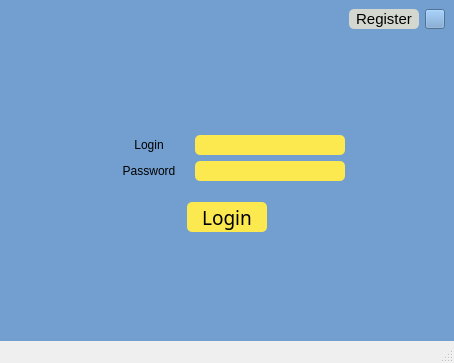
<?xml version="1.0" encoding="UTF-8"?>
<ui version="4.0">
 <class>MainWindow</class>
 <widget class="QMainWindow" name="MainWindow">
  <property name="geometry">
   <rect>
    <x>0</x>
    <y>0</y>
    <width>454</width>
    <height>363</height>
   </rect>
  </property>
  <property name="windowTitle">
   <string>MainWindow</string>
  </property>
  <widget class="QWidget" name="centralwidget">
   <property name="styleSheet">
    <string notr="true">background-color: rgb(114, 159, 207);</string>
   </property>
   <layout class="QVBoxLayout" name="verticalLayout">
    <item>
     <layout class="QHBoxLayout" name="horizontalLayout_5">
      <item>
       <spacer name="horizontalSpacer_5">
        <property name="orientation">
         <enum>Qt::Horizontal</enum>
        </property>
        <property name="sizeHint" stdset="0">
         <size>
          <width>40</width>
          <height>20</height>
         </size>
        </property>
       </spacer>
      </item>
      <item>
       <widget class="QPushButton" name="RegisterButton">
        <property name="minimumSize">
         <size>
          <width>70</width>
          <height>20</height>
         </size>
        </property>
        <property name="maximumSize">
         <size>
          <width>70</width>
          <height>20</height>
         </size>
        </property>
        <property name="font">
         <font>
          <pointsize>11</pointsize>
         </font>
        </property>
        <property name="styleSheet">
         <string notr="true">QPushButton#RegisterButton {
  background-color: rgb(211, 215, 207);
  border-radius: 5px;
}

QPushButton#RegisterButton:hover{
  background-color: rgb(239, 41, 41);
  border: 1px solid black;
  font: italic;
}</string>
        </property>
        <property name="text">
         <string>Register</string>
        </property>
       </widget>
      </item>
      <item>
       <widget class="QPushButton" name="ExitButton">
        <property name="minimumSize">
         <size>
          <width>20</width>
          <height>20</height>
         </size>
        </property>
        <property name="maximumSize">
         <size>
          <width>20</width>
          <height>20</height>
         </size>
        </property>
        <property name="styleSheet">
         <string notr="true">QPushButton#ExitButton:hover {
  background-color: white;
}</string>
        </property>
        <property name="text">
         <string/>
        </property>
       </widget>
      </item>
     </layout>
    </item>
    <item>
     <spacer name="verticalSpacer">
      <property name="orientation">
       <enum>Qt::Vertical</enum>
      </property>
      <property name="sizeHint" stdset="0">
       <size>
        <width>20</width>
        <height>40</height>
       </size>
      </property>
     </spacer>
    </item>
    <item>
     <layout class="QVBoxLayout" name="verticalLayout_2">
      <item>
       <layout class="QHBoxLayout" name="horizontalLayout">
        <item>
         <spacer name="horizontalSpacer">
          <property name="orientation">
           <enum>Qt::Horizontal</enum>
          </property>
          <property name="sizeHint" stdset="0">
           <size>
            <width>40</width>
            <height>20</height>
           </size>
          </property>
         </spacer>
        </item>
        <item>
         <widget class="QLabel" name="labelLogin">
          <property name="minimumSize">
           <size>
            <width>80</width>
            <height>20</height>
           </size>
          </property>
          <property name="maximumSize">
           <size>
            <width>80</width>
            <height>20</height>
           </size>
          </property>
          <property name="styleSheet">
           <string notr="true">QLabel#labelName {
  background-color: rgb(211, 215, 207);
  border-radius: 10px;
}</string>
          </property>
          <property name="text">
           <string>Login</string>
          </property>
          <property name="alignment">
           <set>Qt::AlignCenter</set>
          </property>
         </widget>
        </item>
        <item>
         <widget class="QLineEdit" name="lineEditLogin">
          <property name="minimumSize">
           <size>
            <width>150</width>
            <height>20</height>
           </size>
          </property>
          <property name="maximumSize">
           <size>
            <width>150</width>
            <height>20</height>
           </size>
          </property>
          <property name="styleSheet">
           <string notr="true">QLineEdit#lineEditLogin {
  background-color: rgb(252, 233, 79);
  border-radius: 5px;
}

QLineEdit#lineEditLogin:hover {
  border: 1px solid black;
  background-color: rgb(238, 238, 236);
}</string>
          </property>
         </widget>
        </item>
        <item>
         <spacer name="horizontalSpacer_2">
          <property name="orientation">
           <enum>Qt::Horizontal</enum>
          </property>
          <property name="sizeHint" stdset="0">
           <size>
            <width>40</width>
            <height>20</height>
           </size>
          </property>
         </spacer>
        </item>
       </layout>
      </item>
      <item>
       <layout class="QHBoxLayout" name="horizontalLayout_2">
        <item>
         <spacer name="horizontalSpacer_3">
          <property name="orientation">
           <enum>Qt::Horizontal</enum>
          </property>
          <property name="sizeHint" stdset="0">
           <size>
            <width>40</width>
            <height>20</height>
           </size>
          </property>
         </spacer>
        </item>
        <item>
         <widget class="QLabel" name="labelPassword">
          <property name="minimumSize">
           <size>
            <width>80</width>
            <height>20</height>
           </size>
          </property>
          <property name="maximumSize">
           <size>
            <width>80</width>
            <height>20</height>
           </size>
          </property>
          <property name="styleSheet">
           <string notr="true">QLabel#labelSurname {
  background-color: rgb(211, 215, 207);
  border-radius: 10px;
}</string>
          </property>
          <property name="text">
           <string>Password</string>
          </property>
          <property name="alignment">
           <set>Qt::AlignCenter</set>
          </property>
         </widget>
        </item>
        <item>
         <widget class="QLineEdit" name="lineEditPassword">
          <property name="minimumSize">
           <size>
            <width>150</width>
            <height>20</height>
           </size>
          </property>
          <property name="maximumSize">
           <size>
            <width>150</width>
            <height>20</height>
           </size>
          </property>
          <property name="styleSheet">
           <string notr="true">QLineEdit#lineEditPassword {
  background-color: rgb(252, 233, 79);
  border-radius: 5px;
}

QLineEdit#lineEditPassword:hover {
  border: 1px solid black;
  background-color: rgb(238, 238, 236);
}</string>
          </property>
         </widget>
        </item>
        <item>
         <spacer name="horizontalSpacer_4">
          <property name="orientation">
           <enum>Qt::Horizontal</enum>
          </property>
          <property name="sizeHint" stdset="0">
           <size>
            <width>40</width>
            <height>20</height>
           </size>
          </property>
         </spacer>
        </item>
       </layout>
      </item>
     </layout>
    </item>
    <item>
     <spacer name="verticalSpacer_3">
      <property name="orientation">
       <enum>Qt::Vertical</enum>
      </property>
      <property name="sizeType">
       <enum>QSizePolicy::Minimum</enum>
      </property>
      <property name="sizeHint" stdset="0">
       <size>
        <width>20</width>
        <height>15</height>
       </size>
      </property>
     </spacer>
    </item>
    <item>
     <layout class="QHBoxLayout" name="horizontalLayout_4">
      <item>
       <spacer name="horizontalSpacer_6">
        <property name="orientation">
         <enum>Qt::Horizontal</enum>
        </property>
        <property name="sizeHint" stdset="0">
         <size>
          <width>40</width>
          <height>20</height>
         </size>
        </property>
       </spacer>
      </item>
      <item>
       <widget class="QPushButton" name="LoginButton">
        <property name="minimumSize">
         <size>
          <width>80</width>
          <height>30</height>
         </size>
        </property>
        <property name="maximumSize">
         <size>
          <width>80</width>
          <height>30</height>
         </size>
        </property>
        <property name="font">
         <font>
          <family>Umpush</family>
          <pointsize>14</pointsize>
          <italic>false</italic>
         </font>
        </property>
        <property name="styleSheet">
         <string notr="true">QPushButton#LoginButton {
  background-color: rgb(252, 233, 79);
  border-radius: 5px;
}

QPushButton#LoginButton:hover{
  background-color: rgb(233, 185, 110);
  border: 1px solid black;
  font: italic;
}</string>
        </property>
        <property name="text">
         <string>Login</string>
        </property>
       </widget>
      </item>
      <item>
       <spacer name="horizontalSpacer_7">
        <property name="orientation">
         <enum>Qt::Horizontal</enum>
        </property>
        <property name="sizeHint" stdset="0">
         <size>
          <width>40</width>
          <height>20</height>
         </size>
        </property>
       </spacer>
      </item>
     </layout>
    </item>
    <item>
     <spacer name="verticalSpacer_2">
      <property name="orientation">
       <enum>Qt::Vertical</enum>
      </property>
      <property name="sizeHint" stdset="0">
       <size>
        <width>20</width>
        <height>40</height>
       </size>
      </property>
     </spacer>
    </item>
   </layout>
  </widget>
  <widget class="QMenuBar" name="menubar">
   <property name="geometry">
    <rect>
     <x>0</x>
     <y>0</y>
     <width>454</width>
     <height>22</height>
    </rect>
   </property>
  </widget>
  <widget class="QStatusBar" name="statusbar"/>
 </widget>
 <resources/>
 <connections/>
</ui>
